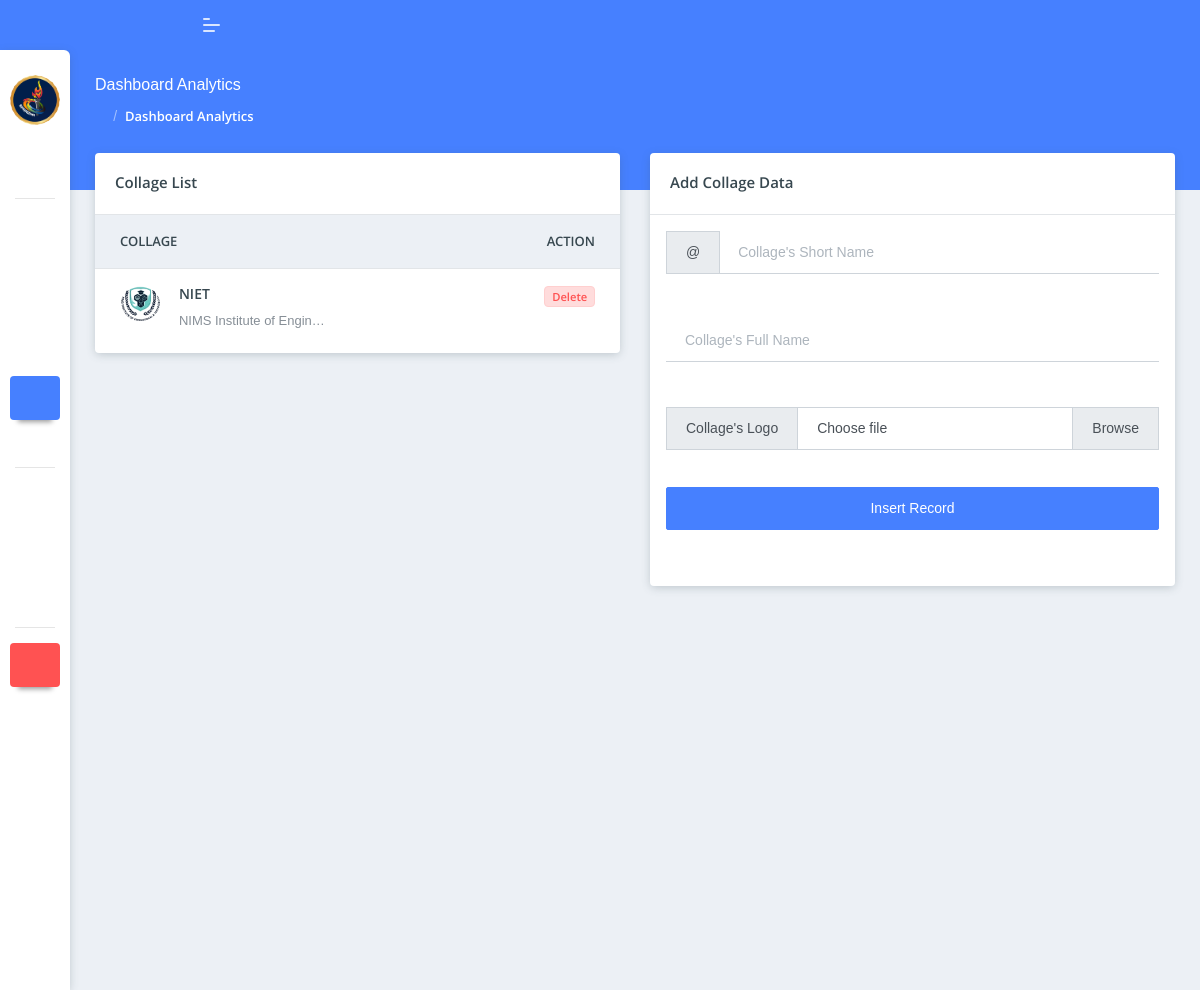
Page /admin/collage_management.php (signed in) on the earlier database version.
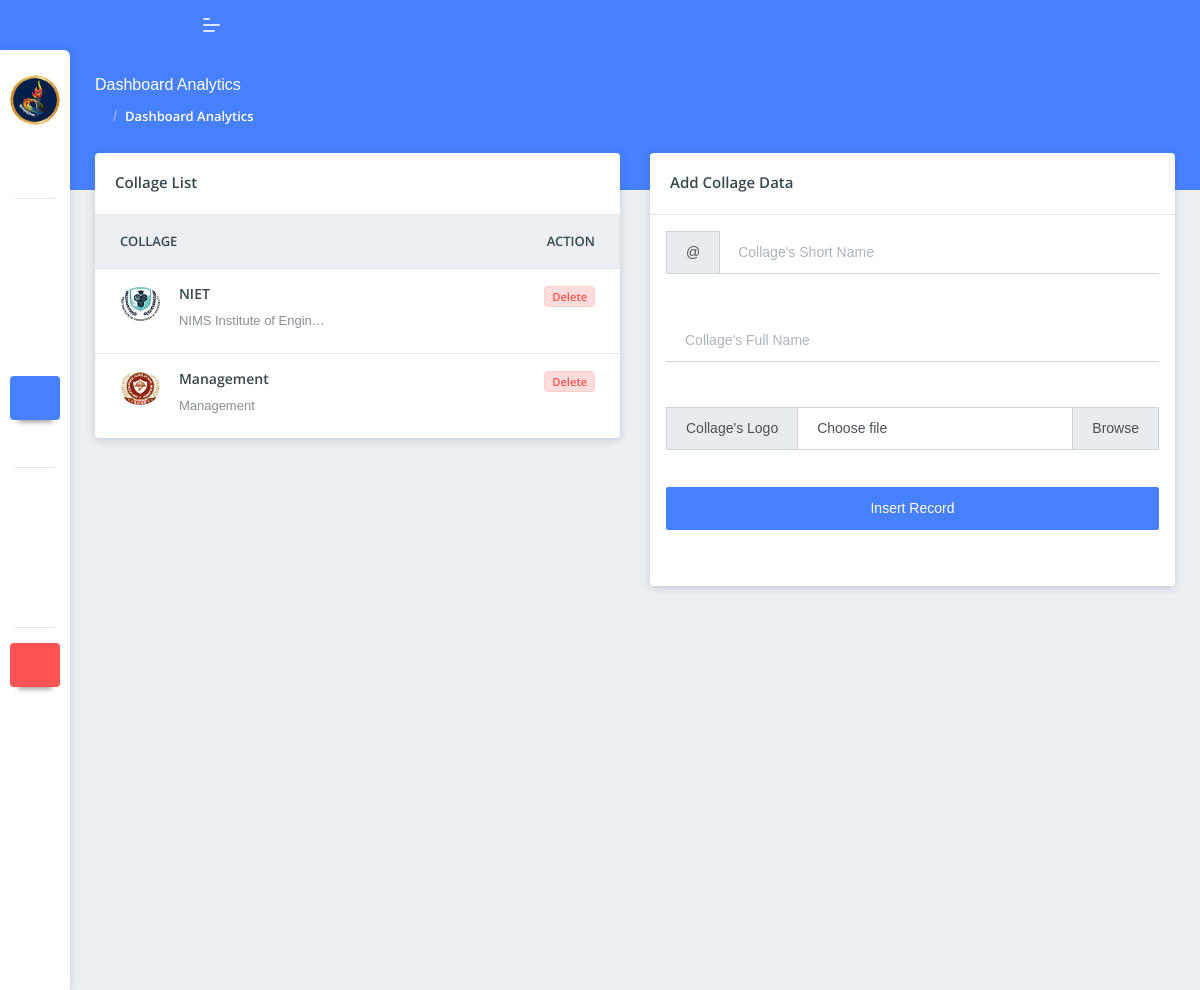
Same page on the later database version.
### tables this page shows
CREATE TABLE `collage_data` (
  `collage_id` int(11) NOT NULL,
  `collage_short` text NOT NULL,
  `collage_name` text NOT NULL,
  `collage_logo` text NOT NULL,
  `created_at` text NOT NULL
);

### admin/collage_management.php (the view, shortened to what the changed rows need)
<?php include('./components/header.php'); ?>
<?php include('./connections/functions.php'); ?>
<body class="">
    <div class="pcoded-main-container">
        <div class="pcoded-content">
            <div class="row">
                <div class="col-xl-6 col-md-12">
                    <div class="card table-card">
                        <div class="card-body p-0">
                            <div class="table-responsive">
                                <table class="table table-hover mb-0">
                                    <thead>
                                        <tr>
                                            <th>
                                                Collage
                                            </th>
                                            <th class="text-right">Action</th>
                                        </tr>
                                    </thead>
                                    <tbody>
                                        <?php
                                        $fetch_all_collages = mysqli_query($conn, "SELECT * FROM `collage_data`");
                                        while ($row = mysqli_fetch_array($fetch_all_collages)) {
                                            $collage_id = $row['collage_id'];
                                            $collage_short = $row['collage_short'];
                                            $collage_name = $row['collage_name'];
                                            $collage_logo = $row['collage_logo'];
                                            echo '<tr>
                                            <td>
                                                <div class="d-inline-block align-middle">
                                                    <img src="' . $collage_logo . '" alt="user image" class="img-radius wid-40 align-top m-r-15">
                                                    <div class="d-inline-block">
                                                        <h6>' . $collage_short . '</h6>
                                                        <p class="text-muted m-b-0 text-truncate" style="max-width: 150px;">' . $collage_name . '</p>
                                                    </div>
                                                </div>
                                            </td>
                                            <td class="text-right">
                                            <button onclick="deleteCollage(' . $collage_id . ')" class="btn badge badge-light-danger">Delete</button>
                                            </td>
                                        </tr>';
                                        }
                                        ?>
                                    </tbody>
                                </table>
                            </div>
                        </div>
                    </div>
                </div>
            </div>
        </div>
    </div>
    <?php include('./components/scripts.php'); ?>

Differences in the rows shown:
added collage_data: collage_logo (picture), collage_short "Management", collage_name "Management"
